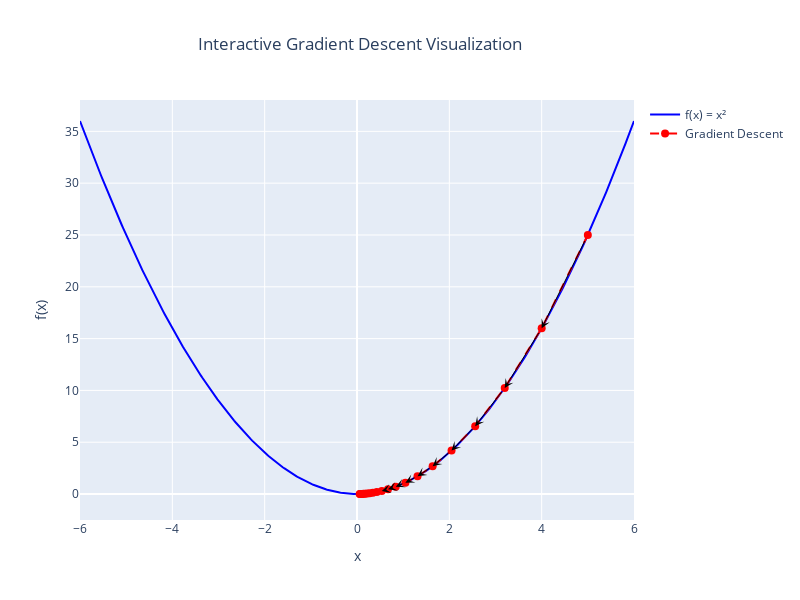

The notebook cell saved with this chart:
### Markdown cell above
# Bonus: Interactive Visualization 🎉📊

### Code cell
import numpy as np
import plotly.graph_objects as go

# Quadratic function f(x) = x^2
def f(x):
    return x**2

# Derivative of the function f(x) (gradient)
def df(x):
    return 2*x

# Gradient descent parameters
learning_rate = 0.1
iterations = 20
x_start = 5  # starting point

# List to store x values during the execution of gradient descent
x_values = [x_start]

# Gradient Descent
x = x_start
for _ in range(iterations):
    x = x - learning_rate * df(x)  # update x
    x_values.append(x)

# Plot the function and the steps of gradient descent
x_range = np.linspace(-6, 6, 400)
y_range = f(x_range)

# Create an interactive figure with Plotly
fig = go.Figure()

# Add the curve of the function f(x) = x^2
fig.add_trace(go.Scatter(x=x_range, y=y_range, mode='lines', name='f(x) = x²', line=dict(color='blue')))

# Show the steps of gradient descent
fig.add_trace(go.Scatter(x=x_values, y=f(np.array(x_values)), mode='markers+lines', name='Gradient Descent', line=dict(color='red', dash='dash'), marker=dict(color='red', size=8)))

# Add arrows for each update of x
for i in range(1, len(x_values)):
    fig.add_annotation(
        x=x_values[i], y=f(x_values[i]),
        ax=x_values[i-1], ay=f(x_values[i-1]),
        axref="x", ayref="y", xref="x", yref="y",
        showarrow=True, arrowhead=3, arrowsize=1.5, arrowcolor='black'
    )

# Customize the axes and title
fig.update_layout(
    title="Interactive Gradient Descent Visualization",
    title_x=0.45,  # Center the title

    xaxis_title="x",
    yaxis_title="f(x)",
    showlegend=True,
    width=800,   # Width
    height=600 
)

# Display the interactive graph
fig.show()

### Figure 1 — Plotly figure (JSON) as saved in the notebook; plotly's stock layout.template omitted (floating-point values rounded to 4 significant figures; data arrays with more than 128 entries replaced by an {"elided": "..."} marker saying what was removed)
{"data": [{"line": {"color": "blue"}, "mode": "lines", "name": "f(x) = x²", "type": "scatter", "x": {"elided": "400 float values"}, "y": {"elided": "400 float values"}}, {"line": {"color": "red", "dash": "dash"}, "marker": {"color": "red", "size": 8}, "mode": "markers+lines", "name": "Gradient Descent", "type": "scatter", "x": [5, 4, 3.2, 2.56, 2.048, 1.638, 1.311, 1.049, 0.8389, 0.6711, 0.5369, 0.4295, 0.3436, 0.2749, 0.2199, 0.1759, 0.1407, 0.1126, 0.09007, 0.07206, 0.05765], "y": [25, 16, 10.24, 6.554, 4.194, 2.684, 1.718, 1.1, 0.7037, 0.4504, 0.2882, 0.1845, 0.1181, 0.07556, 0.04836, 0.03095, 0.01981, 0.01268, 0.008113, 0.005192, 0.003323]}], "layout": {"annotations": [{"arrowcolor": "black", "arrowhead": 3, "arrowsize": 1.5, "ax": 5, "axref": "x", "ay": 25, "ayref": "y", "showarrow": true, "x": 4, "xref": "x", "y": 16, "yref": "y"}, {"arrowcolor": "black", "arrowhead": 3, "arrowsize": 1.5, "ax": 4, "axref": "x", "ay": 16, "ayref": "y", "showarrow": true, "x": 3.2, "xref": "x", "y": 10.24, "yref": "y"}, {"arrowcolor": "black", "arrowhead": 3, "arrowsize": 1.5, "ax": 3.2, "axref": "x", "ay": 10.24, "ayref": "y", "showarrow": true, "x": 2.56, "xref": "x", "y": 6.554, "yref": "y"}, {"arrowcolor": "black", "arrowhead": 3, "arrowsize": 1.5, "ax": 2.56, "axref": "x", "ay": 6.554, "ayref": "y", "showarrow": true, "x": 2.048, "xref": "x", "y": 4.194, "yref": "y"}, {"arrowcolor": "black", "arrowhead": 3, "arrowsize": 1.5, "ax": 2.048, "axref": "x", "ay": 4.194, "ayref": "y", "showarrow": true, "x": 1.638, "xref": "x", "y": 2.684, "yref": "y"}, {"arrowcolor": "black", "arrowhead": 3, "arrowsize": 1.5, "ax": 1.638, "axref": "x", "ay": 2.684, "ayref": "y", "showarrow": true, "x": 1.311, "xref": "x", "y": 1.718, "yref": "y"}, {"arrowcolor": "black", "arrowhead": 3, "arrowsize": 1.5, "ax": 1.311, "axref": "x", "ay": 1.718, "ayref": "y", "showarrow": true, "x": 1.049, "xref": "x", "y": 1.1, "yref": "y"}, {"arrowcolor": "black", "arrowhead": 3, "arrowsize": 1.5, "ax": 1.049, "axref": "x", "ay": 1.1, "ayref": "y", "showarrow": true, "x": 0.8389, "xref": "x", "y": 0.7037, "yref": "y"}, {"arrowcolor": "black", "arrowhead": 3, "arrowsize": 1.5, "ax": 0.8389, "axref": "x", "ay": 0.7037, "ayref": "y", "showarrow": true, "x": 0.6711, "xref": "x", "y": 0.4504, "yref": "y"}, {"arrowcolor": "black", "arrowhead": 3, "arrowsize": 1.5, "ax": 0.6711, "axref": "x", "ay": 0.4504, "ayref": "y", "showarrow": true, "x": 0.5369, "xref": "x", "y": 0.2882, "yref": "y"}, {"arrowcolor": "black", "arrowhead": 3, "arrowsize": 1.5, "ax": 0.5369, "axref": "x", "ay": 0.2882, "ayref": "y", "showarrow": true, "x": 0.4295, "xref": "x", "y": 0.1845, "yref": "y"}, {"arrowcolor": "black", "arrowhead": 3, "arrowsize": 1.5, "ax": 0.4295, "axref": "x", "ay": 0.1845, "ayref": "y", "showarrow": true, "x": 0.3436, "xref": "x", "y": 0.1181, "yref": "y"}, {"arrowcolor": "black", "arrowhead": 3, "arrowsize": 1.5, "ax": 0.3436, "axref": "x", "ay": 0.1181, "ayref": "y", "showarrow": true, "x": 0.2749, "xref": "x", "y": 0.07556, "yref": "y"}, {"arrowcolor": "black", "arrowhead": 3, "arrowsize": 1.5, "ax": 0.2749, "axref": "x", "ay": 0.07556, "ayref": "y", "showarrow": true, "x": 0.2199, "xref": "x", "y": 0.04836, "yref": "y"}, {"arrowcolor": "black", "arrowhead": 3, "arrowsize": 1.5, "ax": 0.2199, "axref": "x", "ay": 0.04836, "ayref": "y", "showarrow": true, "x": 0.1759, "xref": "x", "y": 0.03095, "yref": "y"}, {"arrowcolor": "black", "arrowhead": 3, "arrowsize": 1.5, "ax": 0.1759, "axref": "x", "ay": 0.03095, "ayref": "y", "showarrow": true, "x": 0.1407, "xref": "x", "y": 0.01981, "yref": "y"}, {"arrowcolor": "black", "arrowhead": 3, "arrowsize": 1.5, "ax": 0.1407, "axref": "x", "ay": 0.01981, "ayref": "y", "showarrow": true, "x": 0.1126, "xref": "x", "y": 0.01268, "yref": "y"}, {"arrowcolor": "black", "arrowhead": 3, "arrowsize": 1.5, "ax": 0.1126, "axref": "x", "ay": 0.01268, "ayref": "y", "showarrow": true, "x": 0.09007, "xref": "x", "y": 0.008113, "yref": "y"}, {"arrowcolor": "black", "arrowhead": 3, "arrowsize": 1.5, "ax": 0.09007, "axref": "x", "ay": 0.008113, "ayref": "y", "showarrow": true, "x": 0.07206, "xref": "x", "y": 0.005192, "yref": "y"}, {"arrowcolor": "black", "arrowhead": 3, "arrowsize": 1.5, "ax": 0.07206, "axref": "x", "ay": 0.005192, "ayref": "y", "showarrow": true, "x": 0.05765, "xref": "x", "y": 0.003323, "yref": "y"}], "height": 600, "showlegend": true, "title": {"text": "Interactive Gradient Descent Visualization", "x": 0.45}, "width": 800, "xaxis": {"autorange": true, "range": [-6, 6], "title": {"text": "x"}, "type": "linear"}, "yaxis": {"autorange": true, "range": [-2.506, 38.03], "title": {"text": "f(x)"}, "type": "linear"}}}
